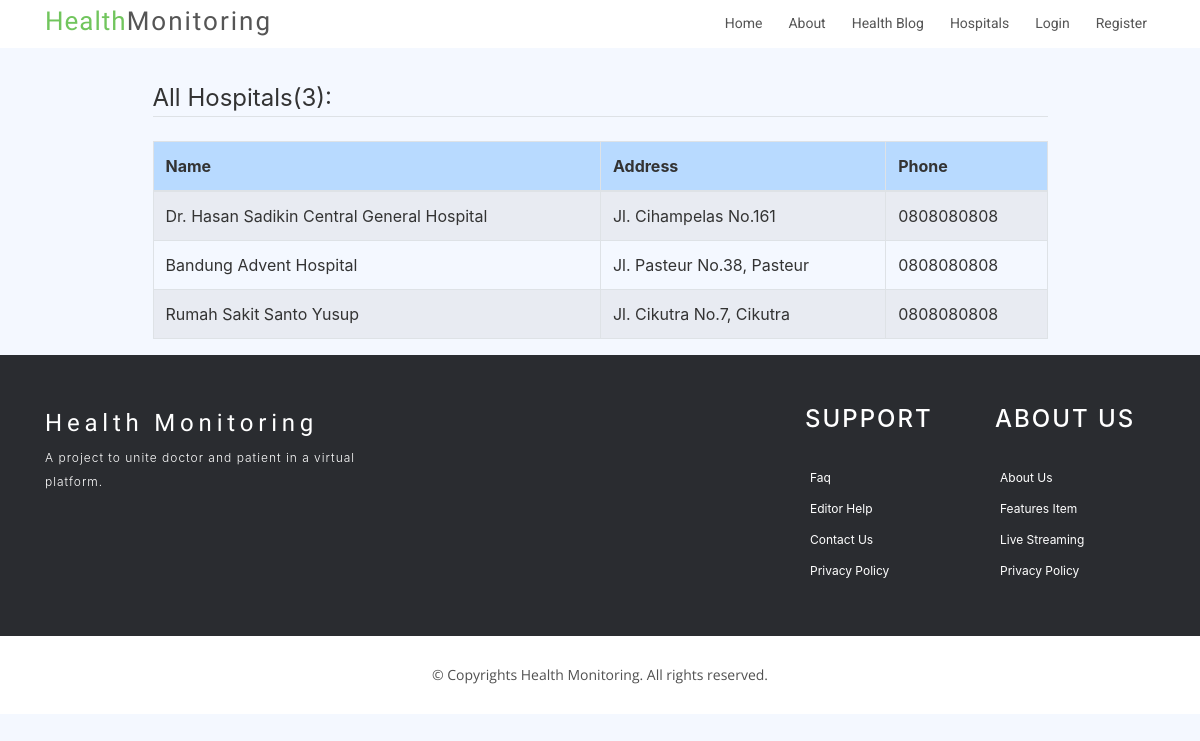
The app's page /hospitals/ with its own data.
### service/models.py (models this page shows, shortened)
class Hospital(models.Model):
    name = models.CharField(max_length=160)
    phone = models.CharField(max_length=20)
    location = models.OneToOneField(Location,on_delete=models.CASCADE,null = True)
    class Admin:
        list_display = (
            'name',
            'phone',
            'location'
        )

class Location(models.Model):
    city = models.CharField(max_length=50)
    zip = models.CharField(max_length=50)
    state = models.CharField(max_length=50)
    country = models.CharField(max_length=50)
    address = models.CharField(max_length=50)
    def __str__(self):
        return self.address
    class Admin:
        list_display = ('city', 'country')

### service/views.py (the view)
# urls.py: path('hospitals/', HospitalListView.as_view(),name='hospitals'),
class HospitalListView(ListView):
    model = Hospital
    context_object_name = 'hospitals'

### service/templates/service/hospital_list.html
{% extends "home/base.html" %}
{% load crispy_forms_tags %}
{% block content %}
<div class="container col-md-10">
  <legend class="border-bottom mb-4">All Hospitals({{hospitals.count }}): </legend>
  <table class="table table-hover table-bordered table-striped">
    <thead>
      <tr class="table-primary">
        <th>Name</th>
        <th>Address</th>
        <th>Phone</th>
      </tr>
    </thead>
    <tbody>
      {% for hospital in hospitals %}
      <tr>
        <td>{{hospital.name}}</td>
        <td>{{hospital.location}}</td>
        <td>{{ hospital.phone }}</td>
      </tr>
      {% endfor %}
    </tbody>
  </table>
</div>
{% endblock content %}

### home/static/home/main.css (style rules this page uses)
body { background-color:#f4f8ff; color: #333; margin-top: 5rem; }

### records on screen
Hospital: name "Dr. Hasan Sadikin Central General Hospital", location "Jl. Cihampelas No.161", phone "0808080808"
Hospital: name "Bandung Advent Hospital", location "Jl. Pasteur No.38, Pasteur", phone "0808080808"
Hospital: name "Rumah Sakit Santo Yusup", location "Jl. Cikutra No.7, Cikutra", phone "0808080808"

### other values on screen
{{ hospitals.count }} "3"
